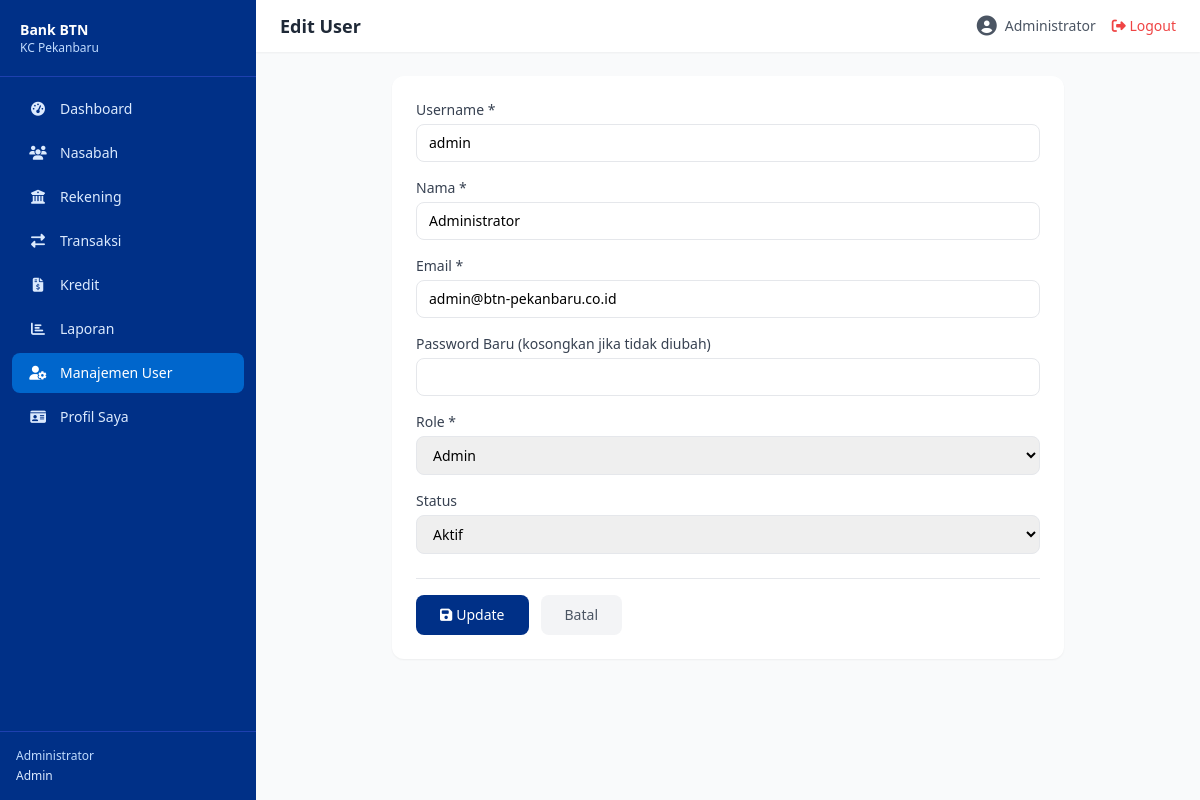
/public/users/edit/1 (signed in), run on the app's committed database.
### tables this page shows
CREATE TABLE users (
    id BIGINT UNSIGNED AUTO_INCREMENT PRIMARY KEY,
    nama VARCHAR(255) NOT NULL,
    username VARCHAR(100) NOT NULL UNIQUE,
    email VARCHAR(255) NOT NULL UNIQUE,
    password VARCHAR(255) NOT NULL,
    nip VARCHAR(20) NULL,
    jabatan VARCHAR(100) NULL,
    no_telepon VARCHAR(20) NULL,
    foto VARCHAR(255) NULL,
    status ENUM('aktif','nonaktif') NOT NULL DEFAULT 'aktif',
    last_login_at TIMESTAMP NULL,
    created_at TIMESTAMP DEFAULT CURRENT_TIMESTAMP,
    updated_at TIMESTAMP DEFAULT CURRENT_TIMESTAMP ON UPDATE CURRENT_TIMESTAMP
);

### core/Controller.php (called while the page is built, shortened)
<?php
class Controller {
    protected function view(string $view, array $data = []): void {
        extract($data);
        $viewFile = '../app/views/' . str_replace('.', '/', $view) . '.php';
        require_once $viewFile;
    }
}

### app/controllers/UserController.php (called while the page is built, shortened)
<?php
class UserController extends Controller {
    private User $model;
    public function __construct() {
        $this->model = new User();
    }
    public function edit($id = null): void {
        $user = $this->model->getUserWithRole((int)$id);
        $db = Database::getInstance()->getConnection();
        $roles = $db->query("SELECT * FROM roles ORDER BY id")->fetchAll(PDO::FETCH_ASSOC);
        $this->view('users.edit', [
            'title' => 'Edit User',
            'editUser' => $user,
            'roles' => $roles,
        ]);
    }
}

### core/App.php (called while the page is built, shortened)
<?php
class App {
    protected $method = 'index';
    public function __construct() {
        $url = $this->parseUrl();
        $controllerMap = [
            'auth'       => 'AuthController',
            'dashboard'  => 'DashboardController',
            'nasabah'    => 'NasabahController',
            'rekening'   => 'RekeningController',
            'transaksi'  => 'TransaksiController',
            'kredit'     => 'KreditController',
            'laporan'    => 'LaporanController',
            'users'      => 'UserController',
            'profile'    => 'ProfileController',
        ];
        if ($url && isset($controllerMap[$url[0]])) {
            $ctrlClass = $controllerMap[$url[0]];
            $ctrlFile = '../app/controllers/' . $ctrlClass . '.php';
            if (file_exists($ctrlFile)) {
                unset($url[0]);
            }
        } else if ($url && !isset($controllerMap[$url[0]])) {
            $ctrlFile = '../app/controllers/DashboardController.php';
            if (file_exists($ctrlFile)) {
                require_once $ctrlFile;
            }
        } else {
            $ctrlFile = '../app/controllers/DashboardController.php';
            if (file_exists($ctrlFile)) {
                require_once $ctrlFile;
            }
        }
        $ctrl = new $this->controller;
        if (isset($url[1]) && method_exists($ctrl, $url[1])) {
            $this->method = $url[1];
            unset($url[1]);
        }
        $this->params = $url ? array_values($url) : [];
        call_user_func_array([$ctrl, $this->method], $this->params);
    }
    protected function parseUrl(): array {
        if (isset($_GET['url'])) {
            return explode('/', filter_var(rtrim($_GET['url'], '/'), FILTER_SANITIZE_URL));
        }
        return [];
    }
}

### public/index.php (called while the page is built, shortened)
<?php
require_once __DIR__ . '/../app/config/Database.php';
require_once __DIR__ . '/../core/Model.php';
require_once __DIR__ . '/../core/Controller.php';
require_once __DIR__ . '/../core/App.php';
require_once __DIR__ . '/../app/helpers/Auth.php';
require_once __DIR__ . '/../app/models/User.php';
require_once __DIR__ . '/../app/controllers/UserController.php';
$app = new App();

### app/helpers/Auth.php (called while the page is built, shortened)
<?php
class Auth {
    public static function user(): ?array {
        return $_SESSION['user'] ?? null;
    }
    public static function role(): ?string {
        return $_SESSION['user']['role_name'] ?? null;
    }
}

### core/Model.php (called while the page is built, shortened)
<?php
class Model {
    public function __construct() {
        $this->db = Database::getInstance()->getConnection();
    }
}

### app/config/Database.php (called while the page is built)
<?php
class Database {
    private static ?Database $instance = null;
    private PDO $conn;
    private function __construct() {
        try {
            $this->conn = new PDO(
                "mysql:host=" . DB_HOST . ";dbname=" . DB_NAME . ";charset=utf8mb4",
                DB_USER, DB_PASS,
                [
                    PDO::ATTR_ERRMODE            => PDO::ERRMODE_EXCEPTION,
                    PDO::ATTR_DEFAULT_FETCH_MODE => PDO::FETCH_ASSOC,
                    PDO::ATTR_EMULATE_PREPARES   => false,
                ]
            );
        } catch (PDOException $e) {
            die('Koneksi database gagal: ' . $e->getMessage());
        }
    }
    public static function getInstance(): self {
        if (self::$instance === null) {
            self::$instance = new self();
        }
        return self::$instance;
    }
    public function getConnection(): PDO {
        return $this->conn;
    }
}

### app/models/User.php (called while the page is built, shortened)
<?php
class User extends Model {
    public function getUserWithRole(int $id): ?array {
        $stmt = $this->db->prepare("SELECT u.*, r.name as role_name, r.id as role_id FROM users u
            JOIN user_roles ur ON u.id = ur.user_id
            JOIN roles r ON ur.role_id = r.id
            WHERE u.id = ?");
        $stmt->execute([$id]);
        $result = $stmt->fetch(PDO::FETCH_ASSOC);
        return $result ?: null;
    }
}

### app/views/users/edit.php (the view, shortened to what this page needs)
<?php require_once '../app/views/layouts/header.php'; $u = $editUser; ?>
<div class="max-w-2xl mx-auto bg-white rounded-xl shadow-sm p-6">
    <form method="POST" action="<?= BASE_URL ?>/users/update/<?= $u['id'] ?>">
        <div class="space-y-4">
            <div><label class="block text-sm font-medium text-gray-700 mb-1">Username *</label><input type="text" name="username" value="<?= htmlspecialchars($u['username']) ?>" required class="w-full px-3 py-2 border rounded-lg text-sm outline-none"></div>
            <div><label class="block text-sm font-medium text-gray-700 mb-1">Nama *</label><input type="text" name="nama" value="<?= htmlspecialchars($u['nama']) ?>" required class="w-full px-3 py-2 border rounded-lg text-sm outline-none"></div>
            <div><label class="block text-sm font-medium text-gray-700 mb-1">Email *</label><input type="email" name="email" value="<?= htmlspecialchars($u['email'] ?? '') ?>" required class="w-full px-3 py-2 border rounded-lg text-sm outline-none"></div>
            <div><label class="block text-sm font-medium text-gray-700 mb-1">Password Baru (kosongkan jika tidak diubah)</label><input type="password" name="password" class="w-full px-3 py-2 border rounded-lg text-sm outline-none"></div>
            <div><label class="block text-sm font-medium text-gray-700 mb-1">Role *</label><select name="role_id" required class="w-full px-3 py-2 border rounded-lg text-sm outline-none"><?php foreach($roles as $r): ?><option value="<?= $r['id'] ?>" <?= ($u['role_id'] ?? '') == $r['id'] ? 'selected' : '' ?>><?= ucfirst($r['name']) ?></option><?php endforeach; ?></select></div>
            <div><label class="block text-sm font-medium text-gray-700 mb-1">Status</label><select name="status" class="w-full px-3 py-2 border rounded-lg text-sm outline-none"><option value="aktif" <?= $u['status']==='aktif'?'selected':'' ?>>Aktif</option><option value="nonaktif" <?= $u['status']==='nonaktif'?'selected':'' ?>>Nonaktif</option></select></div>
        </div>
        <div class="flex gap-3 mt-6 pt-4 border-t">
            <button type="submit" class="px-6 py-2.5 bg-btn-primary text-white rounded-lg text-sm font-medium hover:bg-blue-800"><i class="fas fa-save mr-1"></i>Update</button>
            <a href="<?= BASE_URL ?>/users" class="px-6 py-2.5 bg-gray-100 text-gray-600 rounded-lg text-sm">Batal</a>
        </div>
    </form>
</div>
<?php require_once '../app/views/layouts/footer.php'; ?>

### app/views/layouts/header.php (shortened to what this page needs)
<!DOCTYPE html>
<html lang="id">
<head>
    <script src="https://cdn.tailwindcss.com"></script>
    <link rel="stylesheet" href="https://cdnjs.cloudflare.com/ajax/libs/font-awesome/6.5.0/css/all.min.css">
</head>
<body class="bg-gray-50">
<div class="flex min-h-screen">
    <?php require_once '../app/views/layouts/sidebar.php'; ?>
    <div class="flex-1 flex flex-col ml-64">
        <nav class="bg-white shadow-sm px-6 py-3 flex items-center justify-between sticky top-0 z-30 no-print">
            <div class="flex items-center gap-3">
                <h1 class="font-semibold text-gray-800 text-lg"><?= $title ?? '' ?></h1>
            </div>
            <div class="flex items-center gap-4">
                <a href="<?= BASE_URL ?>/profile" class="flex items-center gap-2 text-sm text-gray-600 hover:text-btn-primary">
                    <i class="fas fa-user-circle text-xl"></i>
                    <span><?= htmlspecialchars(Auth::user()['nama'] ?? '') ?></span>
                </a>
                <a href="<?= BASE_URL ?>/auth/logout" class="text-sm text-red-500 hover:text-red-700">
                    <i class="fas fa-sign-out-alt"></i> Logout
                </a>
            </div>
        </nav>
        <main class="flex-1 p-6">

### app/views/layouts/sidebar.php (shortened to what this page needs)
<?php $role = Auth::role(); $current = $_GET['url'] ?? ''; ?>
<aside id="sidebar" class="w-64 bg-btn-primary text-white flex flex-col fixed h-full z-40 transition-transform">
    <div class="p-5 border-b border-blue-800">
        <div class="flex items-center gap-3">
            <div>
                <h2 class="font-bold text-sm">Bank BTN</h2>
                <p class="text-xs text-blue-200">KC Pekanbaru</p>
            </div>
        </div>
    </div>
    <nav class="flex-1 p-3 space-y-1 overflow-y-auto">
        <?php
        $menus = [
            ['url'=>'dashboard','icon'=>'fas fa-tachometer-alt','label'=>'Dashboard','roles'=>['admin','cs','backoffice','manager','auditor']],
            ['url'=>'nasabah','icon'=>'fas fa-users','label'=>'Nasabah','roles'=>['admin','cs','backoffice','manager']],
            ['url'=>'rekening','icon'=>'fas fa-university','label'=>'Rekening','roles'=>['admin','cs','backoffice']],
            ['url'=>'transaksi','icon'=>'fas fa-exchange-alt','label'=>'Transaksi','roles'=>['admin','cs','manager']],
            ['url'=>'kredit','icon'=>'fas fa-file-invoice-dollar','label'=>'Kredit','roles'=>['admin','backoffice','manager']],
            ['url'=>'laporan','icon'=>'fas fa-chart-bar','label'=>'Laporan','roles'=>['admin','manager','auditor']],
            ['url'=>'users','icon'=>'fas fa-user-cog','label'=>'Manajemen User','roles'=>['admin']],
            ['url'=>'profile','icon'=>'fas fa-id-card','label'=>'Profil Saya','roles'=>['admin','cs','backoffice','manager','auditor']],
        ];
        foreach ($menus as $menu):
            $active = str_starts_with($current, $menu['url']) ? 'active' : '';
        ?>
        <a href="<?= BASE_URL ?>/<?= $menu['url'] ?>"
           class="sidebar-link flex items-center gap-3 px-4 py-2.5 rounded-lg text-sm <?= $active ?> text-blue-100 hover:text-white transition-colors">
            <i class="<?= $menu['icon'] ?> w-5 text-center"></i>
            <span><?= $menu['label'] ?></span>
        </a>
        <?php endforeach; ?>
    </nav>
    <div class="p-4 border-t border-blue-800 text-xs text-blue-200">
        <p><?= htmlspecialchars(Auth::user()['nama'] ?? '') ?></p>
        <p class="mt-1 capitalize font-medium text-blue-100"><?= Auth::role() ?></p>
    </div>
</aside>

### app/views/layouts/header.php (style rules this page uses)
.sidebar-link.active { background: #0066CC; color: white; }

### data on the page
users: nama "Administrator", username "admin", email "admin@btn-pekanbaru.co.id", status "Aktif"

### other printed values
$menu['label'] "Dashboard"
$menu['label'] "Nasabah"
$menu['label'] "Rekening"
$menu['label'] "Transaksi"
$menu['label'] "Kredit"
$menu['label'] "Laporan"
$menu['label'] "Manajemen User"
$menu['label'] "Profil Saya"
Auth::role() "Admin"
$title "Edit User"
form field role_id "Admin"
